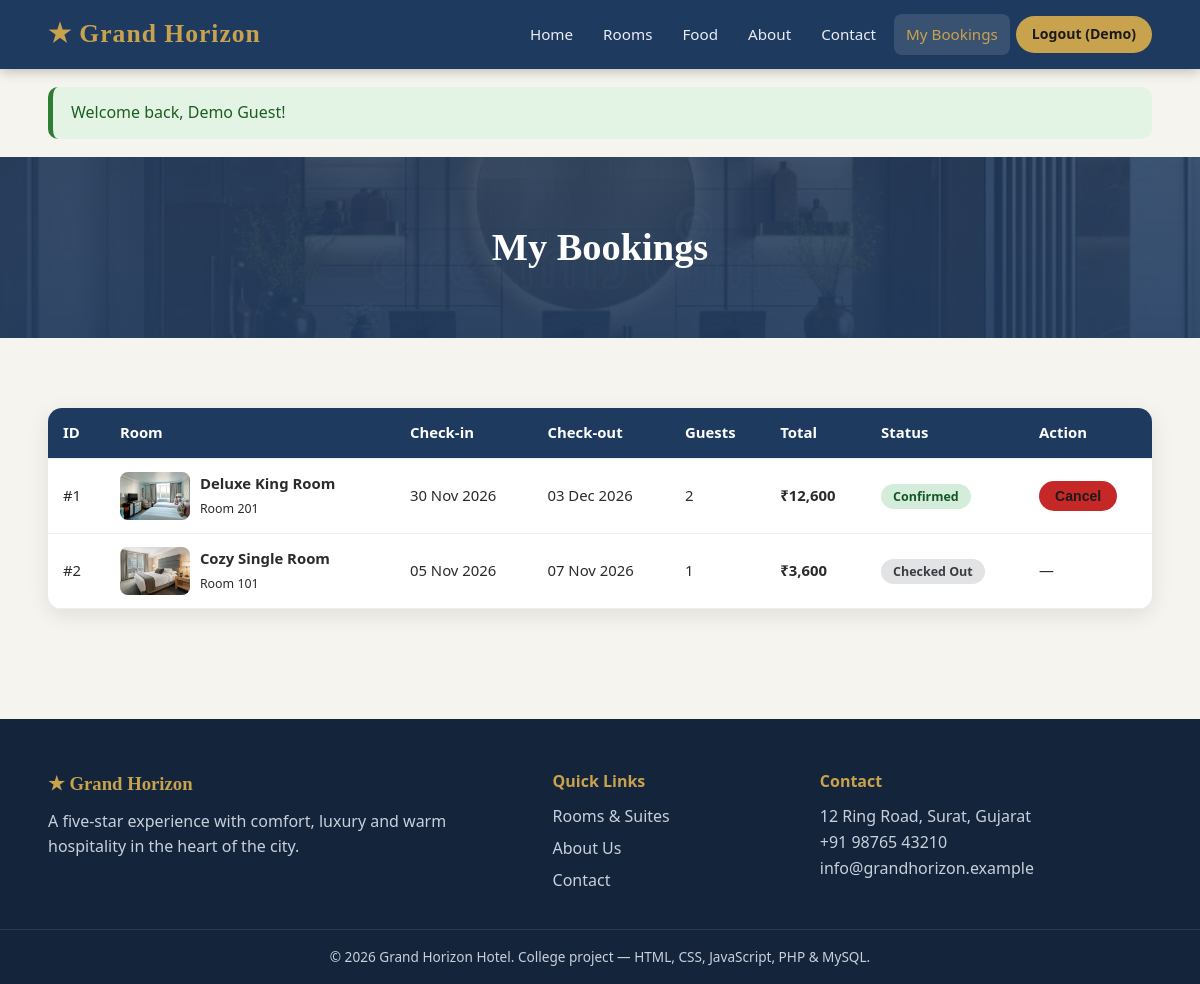
The app's page /my-bookings.php (signed in) with its own data.
### tables this page shows
CREATE TABLE bookings (
  id INT AUTO_INCREMENT PRIMARY KEY,
  user_id INT NOT NULL,
  room_id INT NOT NULL,
  check_in DATE NOT NULL,
  check_out DATE NOT NULL,
  guests INT NOT NULL DEFAULT 1,
  total_price DECIMAL(10,2) NOT NULL,
  special_request VARCHAR(255) DEFAULT NULL,
  status ENUM('pending','confirmed','checked_in','checked_out','cancelled') NOT NULL DEFAULT 'pending',
  created_at TIMESTAMP DEFAULT CURRENT_TIMESTAMP,
  FOREIGN KEY (user_id) REFERENCES users(id) ON DELETE CASCADE,
  FOREIGN KEY (room_id) REFERENCES rooms(id) ON DELETE CASCADE
);

CREATE TABLE rooms (
  id INT AUTO_INCREMENT PRIMARY KEY,
  room_number VARCHAR(10) NOT NULL UNIQUE,
  name VARCHAR(100) NOT NULL,
  type VARCHAR(40) NOT NULL,
  price DECIMAL(10,2) NOT NULL,
  capacity INT NOT NULL DEFAULT 2,
  amenities VARCHAR(255) DEFAULT NULL,
  description TEXT,
  image VARCHAR(255) DEFAULT 'standard.jpg',
  status ENUM('available','maintenance') NOT NULL DEFAULT 'available',
  created_at TIMESTAMP DEFAULT CURRENT_TIMESTAMP
);

### my-bookings.php (the view, shortened to what this page needs)
<?php
require 'includes/header.php';
$st = $pdo->prepare("SELECT b.*, r.name AS room_name, r.room_number, r.image
                     FROM bookings b JOIN rooms r ON r.id = b.room_id
                     WHERE b.user_id = ? ORDER BY b.created_at DESC");
$st->execute([$_SESSION['user_id']]);
$bookings = $st->fetchAll();
?>
<div class="page-banner"><div class="container"><h1>My Bookings</h1></div></div>
<section><div class="container">
<?php if (!$bookings): ?>
  <div class="panel" style="text-align:center"><h3>No bookings yet</h3><p style="margin:8px 0 18px">Find a room and make your first booking.</p><a class="btn" href="rooms.php">Browse Rooms</a></div>
<?php else: ?>
<div class="table-wrap"><table>
  <tr><th>ID</th><th>Room</th><th>Check-in</th><th>Check-out</th><th>Guests</th><th>Total</th><th>Status</th><th>Action</th></tr>
  <?php foreach ($bookings as $b): ?>
  <tr>
    <td>#<?= (int)$b['id'] ?></td>
    <td><div style="display:flex;gap:10px;align-items:center"><img class="thumb" src="assets/images/rooms/<?= e($b['image']) ?>" alt=""><div><b><?= e($b['room_name']) ?></b><br><small>Room <?= e($b['room_number']) ?></small></div></div></td>
    <td><?= e(date('d M Y', strtotime($b['check_in']))) ?></td>
    <td><?= e(date('d M Y', strtotime($b['check_out']))) ?></td>
    <td><?= (int)$b['guests'] ?></td>
    <td><b><?= money($b['total_price']) ?></b></td>
    <td><span class="status <?= e($b['status']) ?>"><?= e(str_replace('_',' ',$b['status'])) ?></span></td>
    <td>
      <?php if (in_array($b['status'], ['pending','confirmed']) && $b['check_in'] > date('Y-m-d')): ?>
      <form method="post"><?= csrfField() ?><input type="hidden" name="cancel_id" value="<?= (int)$b['id'] ?>">
        <button class="btn btn-small btn-danger" data-confirm="Cancel this booking?">Cancel</button></form>
      <?php else: ?>&mdash;<?php endif; ?>
    </td>
  </tr>
  <?php endforeach; ?>
</table></div>
<?php endif; ?>
</div></section>
<?php require 'includes/footer.php'; ?>

### includes/header.php (shortened to what this page needs)
<?php require_once __DIR__ . '/config.php'; $pageTitle = $pageTitle ?? 'Home'; $current = basename($_SERVER['PHP_SELF']); ?>
<!DOCTYPE html>
<html lang="en">
<head>
</head>
<body>
<header class="site-header">
  <div class="container nav-wrap">
    <a href="<?= BASE_URL ?>/index.php" class="logo">&#9733; <?= SITE_NAME ?></a>
    <nav id="mainNav">
      <a href="<?= BASE_URL ?>/index.php" class="<?= $current=='index.php'?'active':'' ?>">Home</a>
      <a href="<?= BASE_URL ?>/rooms.php" class="<?= $current=='rooms.php'?'active':'' ?>">Rooms</a>
            <a href="<?= BASE_URL ?>/food.php" class="<?= $current=='food.php'?'active':'' ?>">Food</a>
      <a href="<?= BASE_URL ?>/about.php" class="<?= $current=='about.php'?'active':'' ?>">About</a>
      <a href="<?= BASE_URL ?>/contact.php" class="<?= $current=='contact.php'?'active':'' ?>">Contact</a>
      <?php if (isLoggedIn()): ?>
        <a href="<?= BASE_URL ?>/my-bookings.php" class="<?= $current=='my-bookings.php'?'active':'' ?>">My Bookings</a>
        <a href="<?= BASE_URL ?>/logout.php" class="btn btn-small">Logout (<?= e(explode(' ', $_SESSION['name'])[0]) ?>)</a>
      <?php else: ?>
        <a href="<?= BASE_URL ?>/login.php" class="<?= $current=='login.php'?'active':'' ?>">Login</a>
        <a href="<?= BASE_URL ?>/register.php" class="btn btn-small">Sign Up</a>
      <?php endif; ?>
    </nav>
  </div>
</header>
<main>
<div class="container"><?php showFlash(); ?></div>

### includes/config.php (shortened to what this page needs)
<?php
function e($text) {
    return htmlspecialchars((string)$text, ENT_QUOTES, 'UTF-8');
}
function isLoggedIn() { return isset($_SESSION['user_id']); }
function showFlash() {
    if (!empty($_SESSION['flash'])) {
        $f = $_SESSION['flash']; unset($_SESSION['flash']);
        echo '<div class="alert alert-' . e($f['type']) . '">' . e($f['msg']) . '</div>';
    }
}
function money($n) { return '₹' . number_format((float)$n, 0); }

### includes/footer.php (shortened to what this page needs)
</main>
<footer class="site-footer">
  <div class="container footer-grid">
    <div>
      <h3>&#9733; <?= SITE_NAME ?></h3>
      <p>A five-star experience with comfort, luxury and warm hospitality in the heart of the city.</p>
    </div>
    <div>
      <h4>Quick Links</h4>
      <a href="<?= BASE_URL ?>/rooms.php">Rooms &amp; Suites</a>
      <a href="<?= BASE_URL ?>/about.php">About Us</a>
      <a href="<?= BASE_URL ?>/contact.php">Contact</a>
    </div>
    <div>
      <h4>Contact</h4>
      <p>12 Ring Road, Surat, Gujarat</p>
      <p>+91 98765 43210</p>
      <p>info@grandhorizon.example</p>
    </div>
  </div>
  <div class="copyright">&copy; <?= date('Y') ?> <?= SITE_NAME ?> Hotel. College project &mdash; HTML, CSS, JavaScript, PHP &amp; MySQL.</div>
</footer>
</body>
</html>

### includes/header.php (style rules this page uses)
:root { --primary:#1f3a5f; --accent:#c9a24d; --accent-dark:#a9852f; --bg:#f6f4ef; --text:#2b2b2b; --muted:#6b7280; --white:#fff; --success:#2e7d32; --danger:#c62828; --radius:14px; --shadow:0 6px 22px rgba(0,0,0,.09); }
* { box-sizing:border-box;margin:0;padding:0 }
html { scroll-behavior:smooth }
body { font-family:'Segoe UI',Tahoma,Arial,sans-serif;background:var(--bg);color:var(--text);line-height:1.6 }
img { max-width:100%;display:block }
a { color:inherit;text-decoration:none }
.container { width:min(1150px,92%);margin:auto }
h1,h2,h3 { font-family:Georgia,'Times New Roman',serif;color:var(--primary) }
.site-header { background:var(--primary);position:sticky;top:0;z-index:50;box-shadow:0 2px 12px rgba(0,0,0,.25) }
.nav-wrap { display:flex;justify-content:space-between;align-items:center;padding:14px 0 }
.logo { font-family:Georgia,serif;font-size:1.6rem;color:var(--accent);font-weight:bold;letter-spacing:1px }
nav { display:flex;gap:6px;align-items:center;flex-wrap:wrap }
nav a { color:#e9edf3;padding:8px 12px;border-radius:8px;font-size:.95rem;transition:.2s }
nav a:hover,nav a.active { background:rgba(255,255,255,.12);color:var(--accent) }
.btn { display:inline-block;background:var(--accent);color:#1b1b1b;border:0;padding:12px 26px;border-radius:50px;font-weight:600;cursor:pointer;font-size:1rem;transition:.25s }
.btn-small { padding:7px 16px;font-size:.88rem;background:var(--accent);color:#1b1b1b !important }
.btn-danger { background:var(--danger);color:#fff }
.alert { padding:13px 18px;border-radius:10px;margin:18px 0;font-weight:500 }
.alert-success { background:#e3f4e4;color:#1b5e20;border-left:5px solid var(--success) }
section { padding:70px 0 }
.page-banner { background:linear-gradient(rgba(31,58,95,.85),rgba(31,58,95,.9)),url('../images/hero.jpg') center/cover;color:#fff;text-align:center;padding:60px 0 }
.page-banner h1 { color:#fff;font-size:2.4rem }
.table-wrap { overflow-x:auto;background:#fff;border-radius:var(--radius);box-shadow:var(--shadow) }
table { width:100%;border-collapse:collapse;min-width:640px }
th,td { padding:13px 15px;text-align:left;border-bottom:1px solid #eee;font-size:.93rem }
th { background:var(--primary);color:#fff;font-weight:600 }
.status { padding:4px 12px;border-radius:50px;font-size:.78rem;font-weight:700;text-transform:capitalize;white-space:nowrap }
.status.confirmed,.status.available { background:#d4edda;color:#155724 }
.status.checked_out { background:#e2e3e5;color:#383d41 }
.thumb { width:70px;height:48px;object-fit:cover;border-radius:8px }
.site-footer { background:#14243b;color:#c8d0dc;padding-top:50px;margin-top:40px }
.footer-grid { display:grid;grid-template-columns:2fr 1fr 1.4fr;gap:30px;padding-bottom:30px }
.site-footer h3,.site-footer h4 { color:var(--accent);margin-bottom:10px }
.site-footer a { display:block;margin-bottom:6px }
.copyright { text-align:center;border-top:1px solid rgba(255,255,255,.1);padding:16px;font-size:.85rem }

### records on screen
bookings: id "1", room.image (picture), room.name "Deluxe King Room", room.room_number "201", check_in "30 Nov 2026", check_out "03 Dec 2026", guests "2", total_price "₹12,600", status "Confirmed"
bookings: id "2", room.image (picture), room.name "Cozy Single Room", room.room_number "101", check_in "05 Nov 2026", check_out "07 Nov 2026", guests "1", total_price "₹3,600", status "Checked Out"

### other values on screen
SITE_NAME "Grand Horizon"
explode(' ', $_SESSION['name'])[0] "Demo"
$f['msg'] "Welcome back, Demo Guest!"
